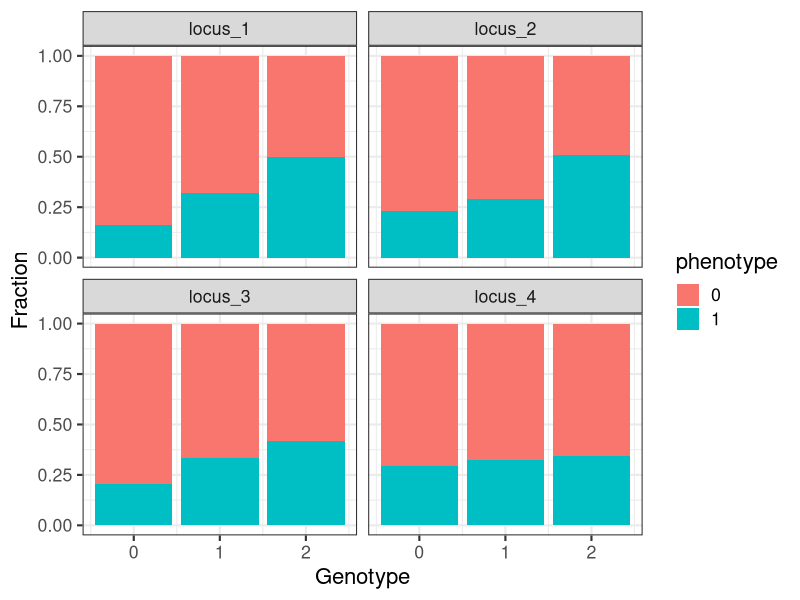
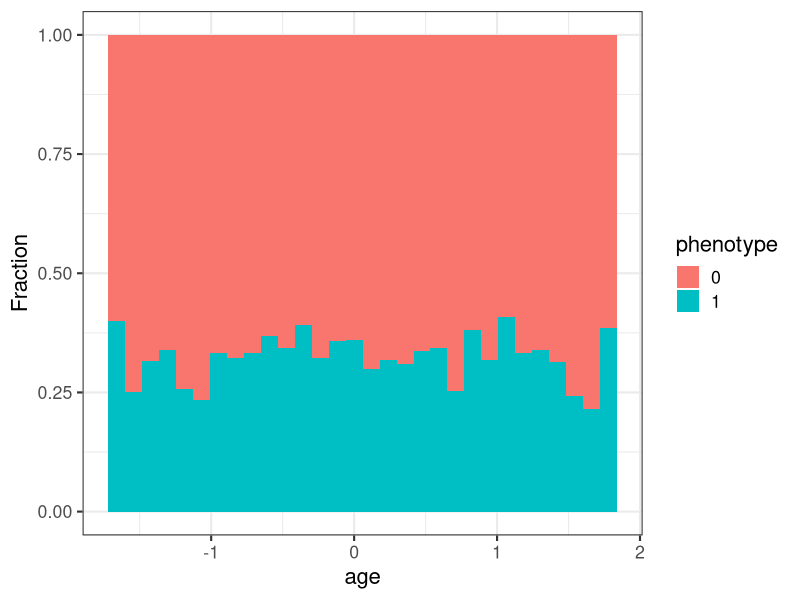
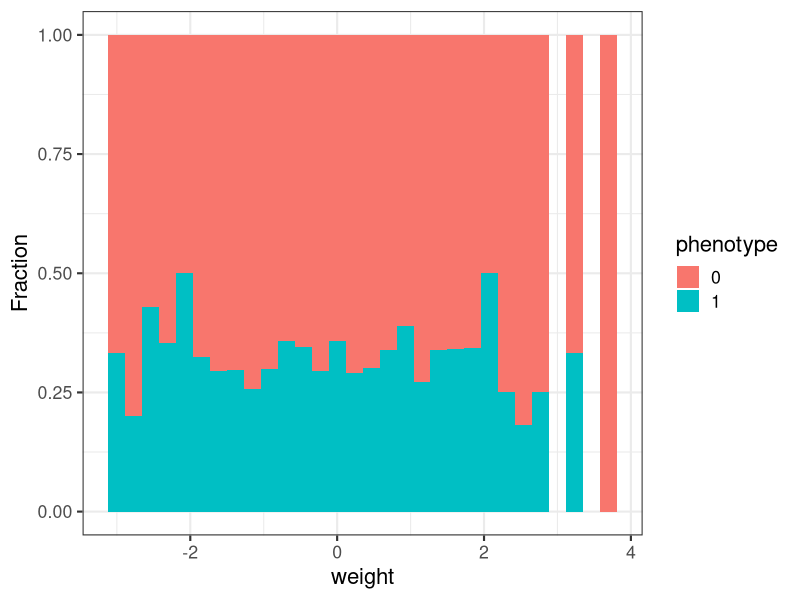
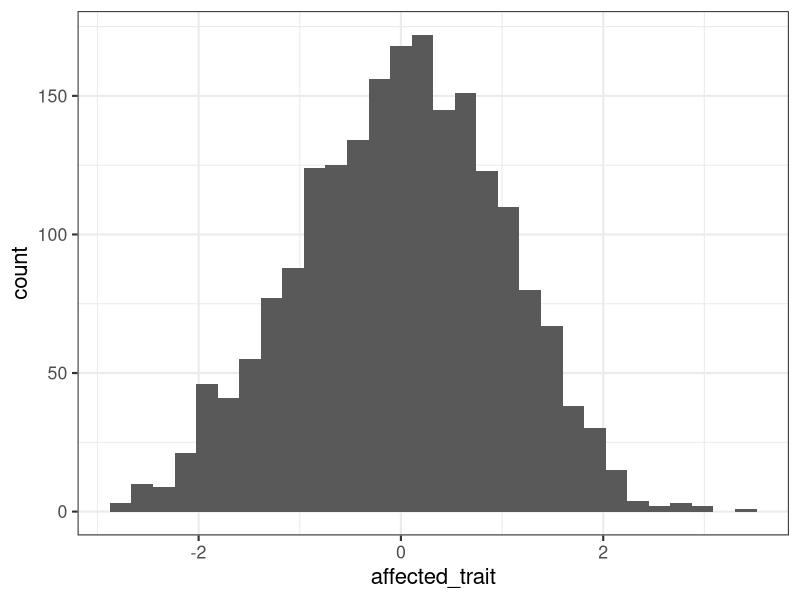
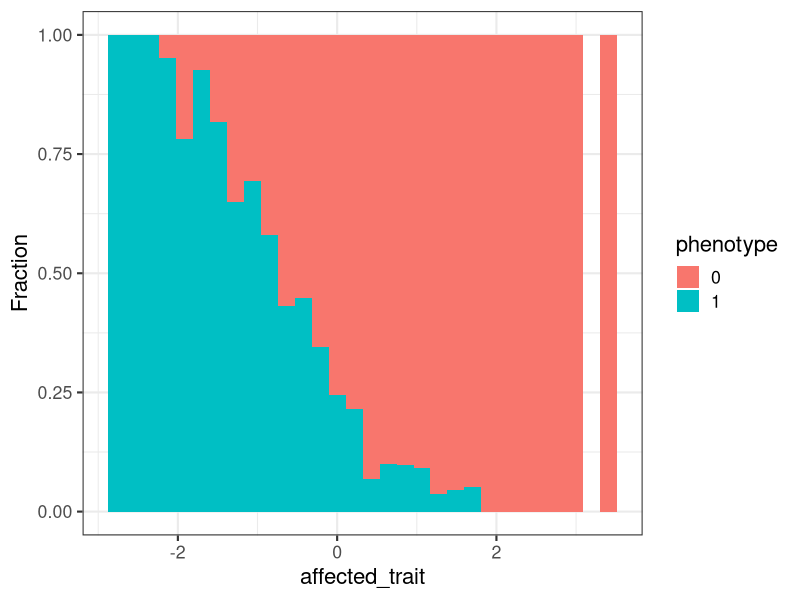
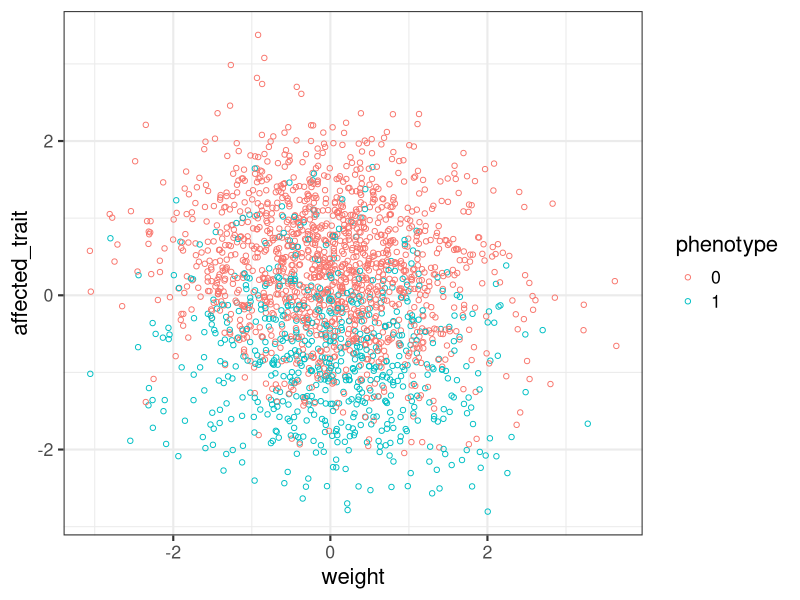
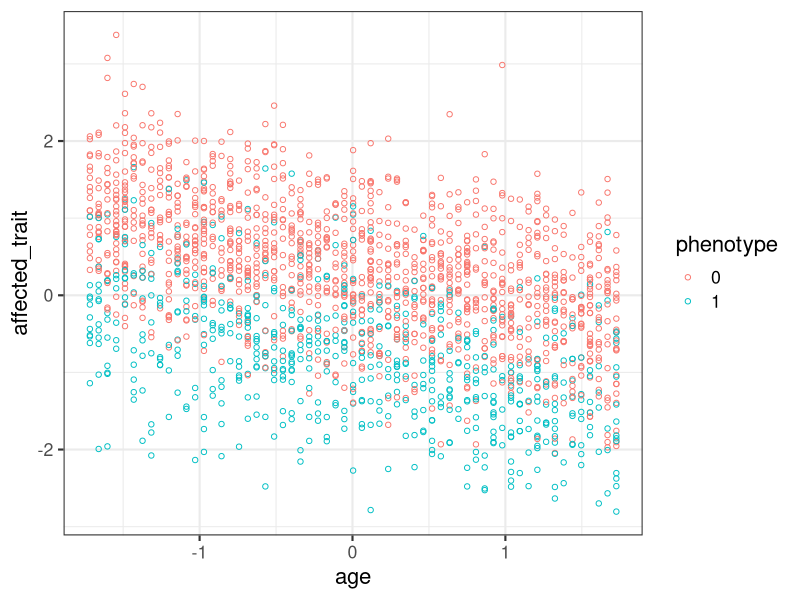

Recreate these plots in R, in order. (Note: a time limit stopped this script after it produced the figures.)
## ---- chunk 1
library(tidyverse)
library(randomForest)
count_individuals = 2000
count_loci = 4

genotype_matrix <-
  matrix(
    rbinom(count_individuals * count_loci, 1, 0.5) + rbinom(count_individuals * count_loci, 1, 0.5),
    nrow = count_individuals,
    ncol = count_loci
  )
genotype_df <- as_tibble(genotype_matrix)
colnames(genotype_df) <- paste0("locus_", 1:count_loci)

additional_data <-
  tibble(
    ID = 1:count_individuals,
    weight = rnorm(count_individuals, mean = 80, sd = 5),
    age = sample(20:80, count_individuals, replace = TRUE)
  )

data_combined <- bind_cols(additional_data, genotype_df)



make_binary_trait = function(row) {
  # here are the rules how the binary trait is generated
  data_combined_slice <- slice(data_combined, row)
  #print(data_combined_slice)
  individual_risk <- 0
  individual_risk <-
    individual_risk + (pull(data_combined_slice, locus_1)) * 0.1 # additive effect
  individual_risk <-
    individual_risk + (pull(data_combined_slice, locus_2)) * 0.1
  individual_risk <-
    individual_risk + (pull(data_combined_slice, locus_3)) * 0.1
  individual_risk <-
    individual_risk + ((pull(data_combined_slice, locus_1) == 2) * (pull(data_combined_slice, locus_2) ==
                                                                      2)) * 0.4
  individual_risk <-
    individual_risk + ((pull(data_combined_slice, locus_1) == 2) * (pull(data_combined_slice, locus_2) ==
                                                                      2) * (pull(data_combined_slice, locus_3) == 2)) * 0.9 # multiple homozygous alleles needed for a strong epistatic effect
  if (individual_risk > 1) {
    individual_risk <- 1
  }
  phenotype <- rbinom(1, 1, individual_risk)
  return(phenotype)
}

add_affected_trait <- function(row) {
  data_combined_slice <- slice(data_combined, row)
  mean <-
    40 # the average in the healthy population of a trait, say VO2max
  mean <-
    mean - (pull(data_combined_slice, phenotype) == 1) * 5 # decrease in 5 for those with the phenotype
  mean <- mean - pull(data_combined_slice, weight) * 0.1 # decrease with weight
  mean <- mean - pull(data_combined_slice, age) * 0.1 # decrease with age
  return(rnorm(1, mean, sd = 3))
}

# add the phenotype and affected trait to the data frame

data_combined$phenotype <-
  as.factor(unlist(lapply(
    1:nrow(data_combined), make_binary_trait
  )))
data_combined$affected_trait <-
  unlist(lapply(1:nrow(data_combined), add_affected_trait))
data_combined$weight = as.numeric(scale(data_combined$weight, center = TRUE, scale =
                                          TRUE))
data_combined$age = as.numeric(scale(data_combined$age, center = TRUE, scale =
                                       TRUE))
data_combined$affected_trait = as.numeric(scale(
  data_combined$affected_trait,
  center = TRUE,
  scale = TRUE
))

summary(data_combined$phenotype)
## ---- chunk 2
library(ggplot2)
ggplot(data_combined%>%pivot_longer(cols=c(locus_1,locus_2,locus_3,locus_4)), aes(value, group=phenotype, fill=phenotype))+
    geom_bar(position="fill")+facet_wrap(~name)+xlab("Genotype")+ylab("Fraction")+theme_bw(16)

ggplot(data_combined, aes(age, fill = phenotype)) +
  geom_histogram(position = "fill")+theme_bw(16)+ylab("Fraction")

ggplot(data_combined, aes(weight, fill = phenotype)) +
  geom_histogram(position = "fill")+theme_bw(16)+ylab("Fraction")

ggplot(data_combined, aes(affected_trait)) +
  geom_histogram()+theme_bw(16)

ggplot(data_combined, aes(affected_trait, fill = phenotype)) +
  geom_histogram(position = "fill")+theme_bw(16)+ylab("Fraction")

ggplot(data_combined, aes(weight, affected_trait, color = phenotype)) +
  geom_point(shape = 1)+theme_bw(16)

ggplot(data_combined, aes(age, affected_trait, color = phenotype)) +
  geom_point(shape = 1)+theme_bw(16)
## ---- chunk 3
data_combined.urf <-
  randomForest(select(data_combined,-1,-(ncol(data_combined) - 1)), ntree =
                 count_individuals * 10)
MDSplot(data_combined.urf, data_combined$phenotype)
## ---- chunk 4
library(caret)
# split the data
ids <- createDataPartition(data_combined$phenotype, p = 0.8, list = F)
train_set <- data_combined[ids, ]
test_set <- data_combined[-ids, ]

cn <- trainControl(method = "cv", number = 10)

grid <- expand.grid(mtry = 2:(ncol(train_set) - 1))

fit <-
  train(
    phenotype ~ .,
    data = train_set,
    
    method = "rf",
    trControl = cn,
    tuneGrid = grid,
    ntree = count_individuals * 10,
    maxnodes = 500
  )
## ---- chunk 5
p <- predict(fit, test_set %>% select(-(ncol(test_set) - 1)))

print(cM<-confusionMatrix(p, test_set$phenotype))
